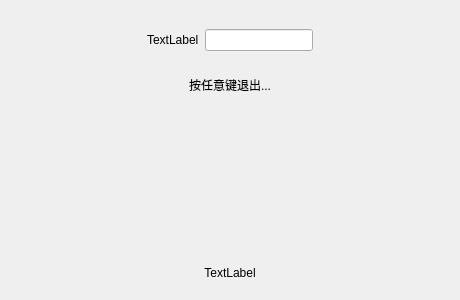
<?xml version="1.0" encoding="UTF-8"?>
<ui version="4.0">
 <class>End</class>
 <widget class="QWidget" name="End">
  <property name="geometry">
   <rect>
    <x>0</x>
    <y>0</y>
    <width>460</width>
    <height>300</height>
   </rect>
  </property>
  <property name="windowTitle">
   <string>Form</string>
  </property>
  <property name="windowIcon">
   <iconset resource="logo.qrc">
    <normaloff>:/0005018327188690_b.jpg</normaloff>:/0005018327188690_b.jpg</iconset>
  </property>
  <layout class="QGridLayout" name="gridLayout">
   <item row="0" column="5">
    <spacer name="horizontalSpacer_4">
     <property name="orientation">
      <enum>Qt::Horizontal</enum>
     </property>
     <property name="sizeHint" stdset="0">
      <size>
       <width>40</width>
       <height>20</height>
      </size>
     </property>
    </spacer>
   </item>
   <item row="0" column="2">
    <spacer name="horizontalSpacer_3">
     <property name="orientation">
      <enum>Qt::Horizontal</enum>
     </property>
     <property name="sizeHint" stdset="0">
      <size>
       <width>40</width>
       <height>20</height>
      </size>
     </property>
    </spacer>
   </item>
   <item row="0" column="3">
    <widget class="QWidget" name="widget_4" native="true">
     <layout class="QVBoxLayout" name="verticalLayout">
      <item>
       <widget class="QWidget" name="widget" native="true">
        <layout class="QHBoxLayout" name="horizontalLayout">
         <item>
          <widget class="QLabel" name="label">
           <property name="text">
            <string>TextLabel</string>
           </property>
          </widget>
         </item>
         <item>
          <widget class="QLineEdit" name="lineEdit"/>
         </item>
        </layout>
       </widget>
      </item>
      <item>
       <widget class="QWidget" name="widget_3" native="true">
        <layout class="QHBoxLayout" name="horizontalLayout_2">
         <item>
          <spacer name="horizontalSpacer">
           <property name="orientation">
            <enum>Qt::Horizontal</enum>
           </property>
           <property name="sizeHint" stdset="0">
            <size>
             <width>40</width>
             <height>20</height>
            </size>
           </property>
          </spacer>
         </item>
         <item>
          <widget class="QLabel" name="label_2">
           <property name="text">
            <string>按任意键退出...</string>
           </property>
          </widget>
         </item>
         <item>
          <spacer name="horizontalSpacer_2">
           <property name="orientation">
            <enum>Qt::Horizontal</enum>
           </property>
           <property name="sizeHint" stdset="0">
            <size>
             <width>40</width>
             <height>20</height>
            </size>
           </property>
          </spacer>
         </item>
        </layout>
       </widget>
      </item>
      <item>
       <spacer name="verticalSpacer">
        <property name="orientation">
         <enum>Qt::Vertical</enum>
        </property>
        <property name="sizeHint" stdset="0">
         <size>
          <width>20</width>
          <height>40</height>
         </size>
        </property>
       </spacer>
      </item>
      <item>
       <widget class="QLabel" name="gif">
        <property name="text">
         <string>TextLabel</string>
        </property>
        <property name="alignment">
         <set>Qt::AlignCenter</set>
        </property>
       </widget>
      </item>
     </layout>
    </widget>
   </item>
  </layout>
 </widget>
 <resources>
  <include location="logo.qrc"/>
 </resources>
 <connections/>
</ui>
